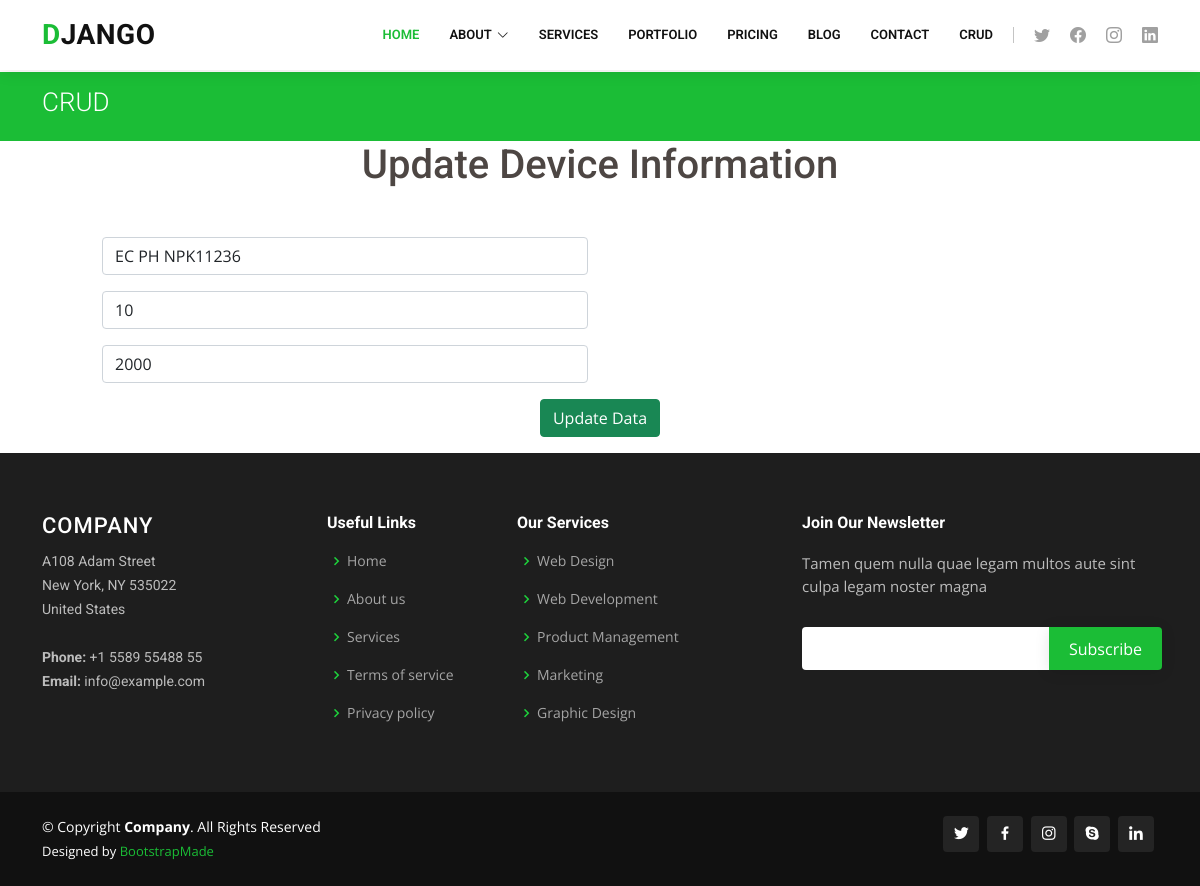
The page /crud/7/edit on the database its author committed.
### crud/models.py (models this page shows, shortened)
class Crud(models.Model):
    id=models.AutoField(primary_key=True)
    device_model=models.CharField(max_length=100,default='ABC')
    device_weight=models.IntegerField(blank=False,default=10)
    device_price=models.IntegerField(blank=False,default=2000)

### crud/views.py (the view)
# urls.py: path('<int:id>/edit',views.edit,name='edit'),
def edit(request,id):
    device = Crud.objects.get(id=id)
    context={
        "device":device
    }
    return render(request,'crud/edit.html',context)

### templates/crud/edit.html (shortened to what this page needs)
{% extends "layouts.html" %}
{% block content %}
    <section id="breadcrumbs" class="breadcrumbs">
      <div class="container">
        <div class="d-flex justify-content-between align-items-center">
          <h2>CRUD</h2>
        </div>
      </div>
    </section>
    <h1 style="text-align:center;">Update Device Information</h1>
    <div class="row mt-5 justify-content-center" data-aos="fade-up">
        <div class="col-lg-10">
        <form action="../{{device.id}}/update" method="post" role="form" >
            <div class="row">
                <div class="col-md-6 form-group">
                    <input type="text"  class="form-control" name="model" id="model" placeholder="Device Model" value="{{ device.device_model}}" required>
                </div>
            </div>
            <div class="row mt-3">
                <div class="col-md-6 form-group mt-3 mt-md-0">
                    <input type="number" class="form-control" name="weight" id="email" placeholder="Device Weight" value="{{ device.device_weight }}" required>
                </div>
            </div>
            <div class="row mt-3">
                <div class="col-md-6 form-group">
                    <input type="text" class="form-control" name="price" id="price" placeholder="Device Price" value="{{ device.device_price }}" required>
                </div>
            </div>
            <div class="row" mt-3>
                <div class="text-center mt-3 mb-3">
                    <button type="submit" class="btn btn-success">Update Data</button>
                </div>
            </div>
        </form>
        </div>
    </div>
{% endblock  %}

### static/css/style.css (style rules this page uses)
body { font-family: "Open Sans", sans-serif; color: #4d4643; }
h1, h2, h3, h4, h5, h6 { font-family: "Roboto", sans-serif; }
section { padding: 60px 0; overflow: hidden; }
.breadcrumbs { padding: 15px 0; background: #1bbd36; min-height: 40px; margin-top: 72px; }
.breadcrumbs h2 { font-size: 26px; font-weight: 300; color: #fff; }

### rows shown on the page
Crud: model "EC PH NPK11236", weight "10", price "2000"
